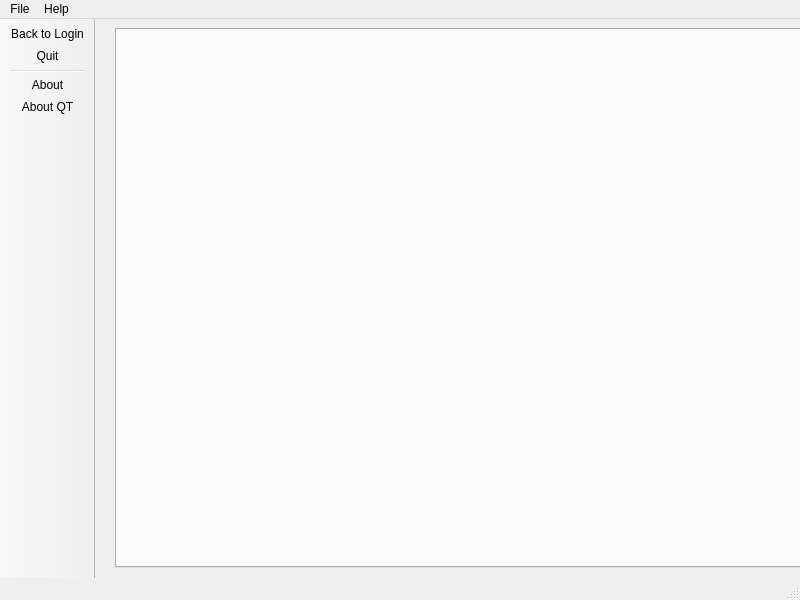
<?xml version="1.0" encoding="UTF-8"?>
<ui version="4.0">
 <class>MainWindow</class>
 <widget class="QMainWindow" name="MainWindow">
  <property name="geometry">
   <rect>
    <x>0</x>
    <y>0</y>
    <width>800</width>
    <height>600</height>
   </rect>
  </property>
  <property name="minimumSize">
   <size>
    <width>800</width>
    <height>600</height>
   </size>
  </property>
  <property name="maximumSize">
   <size>
    <width>800</width>
    <height>600</height>
   </size>
  </property>
  <property name="windowTitle">
   <string>MainWindow</string>
  </property>
  <widget class="QWidget" name="centralwidget">
   <widget class="QTabWidget" name="tabWidget">
    <property name="geometry">
     <rect>
      <x>20</x>
      <y>9</y>
      <width>760</width>
      <height>540</height>
     </rect>
    </property>
    <property name="minimumSize">
     <size>
      <width>760</width>
      <height>540</height>
     </size>
    </property>
    <property name="maximumSize">
     <size>
      <width>760</width>
      <height>540</height>
     </size>
    </property>
    <property name="tabPosition">
     <enum>QTabWidget::North</enum>
    </property>
    <property name="tabShape">
     <enum>QTabWidget::Triangular</enum>
    </property>
    <property name="currentIndex">
     <number>-1</number>
    </property>
   </widget>
  </widget>
  <widget class="QMenuBar" name="menubar">
   <property name="geometry">
    <rect>
     <x>0</x>
     <y>0</y>
     <width>800</width>
     <height>21</height>
    </rect>
   </property>
   <widget class="QMenu" name="menuFile">
    <property name="title">
     <string>File</string>
    </property>
    <addaction name="BacktoLogin"/>
    <addaction name="actionQuit"/>
   </widget>
   <widget class="QMenu" name="menuHelp">
    <property name="title">
     <string>Help</string>
    </property>
    <addaction name="actionAbout"/>
    <addaction name="actionAbout_QT"/>
   </widget>
   <addaction name="menuFile"/>
   <addaction name="menuHelp"/>
  </widget>
  <widget class="QStatusBar" name="statusbar"/>
  <widget class="QToolBar" name="toolBar">
   <property name="windowTitle">
    <string>toolBar</string>
   </property>
   <property name="movable">
    <bool>false</bool>
   </property>
   <attribute name="toolBarArea">
    <enum>LeftToolBarArea</enum>
   </attribute>
   <attribute name="toolBarBreak">
    <bool>false</bool>
   </attribute>
   <addaction name="BacktoLogin"/>
   <addaction name="actionQuit"/>
   <addaction name="separator"/>
   <addaction name="actionAbout"/>
   <addaction name="actionAbout_QT"/>
  </widget>
  <action name="BacktoLogin">
   <property name="icon">
    <iconset resource="Resource.qrc">
     <normaloff>:/Other/Icons/OtherForms/backtologin.png</normaloff>:/Other/Icons/OtherForms/backtologin.png</iconset>
   </property>
   <property name="text">
    <string>Back to Login</string>
   </property>
   <property name="toolTip">
    <string>If you want to back login screen. Click this icon</string>
   </property>
  </action>
  <action name="actionAbout">
   <property name="icon">
    <iconset resource="Resource.qrc">
     <normaloff>:/Other/Icons/OtherForms/aboutIcon.png</normaloff>:/Other/Icons/OtherForms/aboutIcon.png</iconset>
   </property>
   <property name="text">
    <string>About</string>
   </property>
   <property name="toolTip">
    <string>About this project.</string>
   </property>
  </action>
  <action name="actionAbout_QT">
   <property name="icon">
    <iconset resource="Resource.qrc">
     <normaloff>:/Other/Icons/OtherForms/aboutQTIcon.png</normaloff>:/Other/Icons/OtherForms/aboutQTIcon.png</iconset>
   </property>
   <property name="text">
    <string>About QT</string>
   </property>
  </action>
  <action name="actionQuit">
   <property name="icon">
    <iconset resource="Resource.qrc">
     <normaloff>:/Other/Icons/OtherForms/quitIcon.jpeg</normaloff>:/Other/Icons/OtherForms/quitIcon.jpeg</iconset>
   </property>
   <property name="text">
    <string>Quit</string>
   </property>
   <property name="toolTip">
    <string>Quit Application</string>
   </property>
  </action>
 </widget>
 <resources>
  <include location="Resource.qrc"/>
 </resources>
 <connections/>
</ui>
